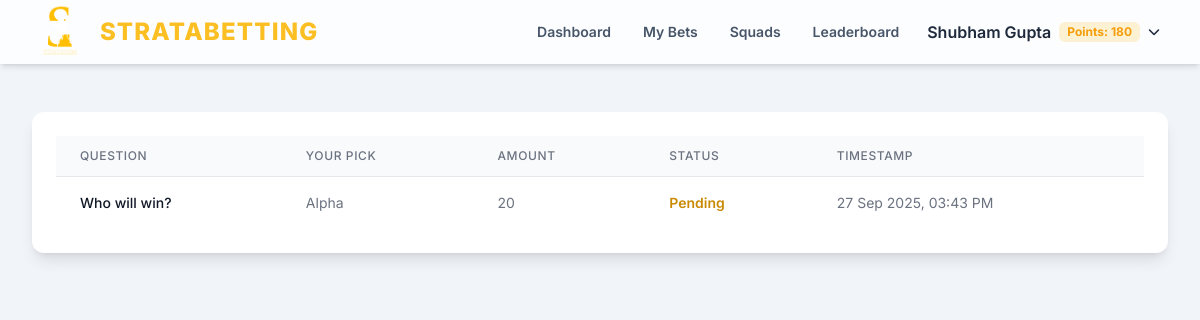
Page /my_bets (signed in) on the earlier database version.
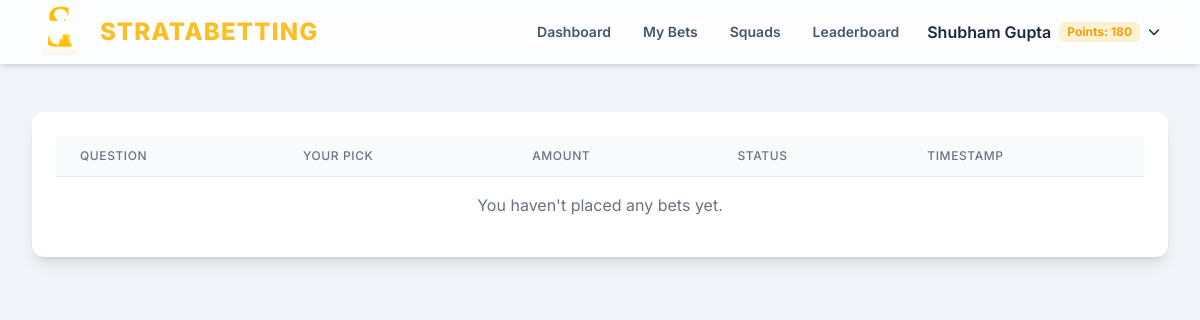
Same page on the later database version.
### app.py (models this page shows)
class Bet(db.Model):
    id = db.Column(db.Integer, primary_key=True)
    user_roll_number = db.Column(db.String(20), db.ForeignKey('user.roll_number'), nullable=False)
    question_id = db.Column(db.Integer, db.ForeignKey('question.id'), nullable=False)
    option_id = db.Column(db.Integer, db.ForeignKey('option.id'), nullable=False)
    amount = db.Column(db.Integer, nullable=False)
    status = db.Column(db.String(20), nullable=False, default='Pending')
    timestamp = db.Column(db.DateTime, nullable=False, default=datetime.utcnow)
    option = db.relationship('Option', backref='bets')

class Question(db.Model):
    id = db.Column(db.Integer, primary_key=True)
    event_id = db.Column(db.Integer, db.ForeignKey('event.id'), nullable=False)
    text = db.Column(db.String(255), nullable=False)
    is_open = db.Column(db.Boolean, nullable=False, default=True)
    winning_option_id = db.Column(db.Integer, db.ForeignKey('option.id'), nullable=True)
    options = db.relationship('Option', foreign_keys='Option.question_id', backref='question', lazy=True, cascade="all, delete-orphan")
    winning_option = db.relationship('Option', foreign_keys=[winning_option_id])
    bets = db.relationship('Bet', backref='question', lazy=True, cascade="all, delete-orphan")

class Option(db.Model):
    id = db.Column(db.Integer, primary_key=True)
    question_id = db.Column(db.Integer, db.ForeignKey('question.id'), nullable=False)
    text = db.Column(db.String(100), nullable=False)
    odds = db.Column(db.Float, nullable=False, default=1.8)

### app.py (the view)
@app.route('/my_bets')
def my_bets():
    user = get_current_user()
    if not user:
        return redirect(url_for('login'))
    bets = Bet.query.filter_by(user_roll_number=user.roll_number).order_by(Bet.timestamp.desc()).all()
    return render_template('my_bets.html', user=user, bets=bets)

### app.py (called while the page is built)
def get_current_user():
    if 'roll_number' in session:
        return User.query.get(session['roll_number'])
    return None

### templates/my_bets.html (shortened to what this page needs)
{% extends "base.html" %}
{% block content %}
<div class="bg-white p-6 rounded-xl shadow-lg">
    <div class="overflow-x-auto">
        <table class="min-w-full divide-y divide-gray-200">
            <thead class="bg-gray-50">
                <tr>
                    <th scope="col"
                        class="px-6 py-3 text-left text-xs font-medium text-gray-500 uppercase tracking-wider">Question
                    </th>
                    <th scope="col"
                        class="px-6 py-3 text-left text-xs font-medium text-gray-500 uppercase tracking-wider">Your Pick
                    </th>
                    <th scope="col"
                        class="px-6 py-3 text-left text-xs font-medium text-gray-500 uppercase tracking-wider">Amount
                    </th>
                    <th scope="col"
                        class="px-6 py-3 text-left text-xs font-medium text-gray-500 uppercase tracking-wider">Status
                    </th>
                    <th scope="col"
                        class="px-6 py-3 text-left text-xs font-medium text-gray-500 uppercase tracking-wider">Timestamp
                    </th>
                </tr>
            </thead>
            <tbody class="bg-white divide-y divide-gray-200">
                {% for bet in bets %}
                <tr>
                    <td class="px-6 py-4 whitespace-normal text-sm font-medium text-gray-900">{{ bet.question.text }}
                    </td>
                    <td class="px-6 py-4 whitespace-nowrap text-sm text-gray-500">{{ bet.option.text }}</td>
                    <td class="px-6 py-4 whitespace-nowrap text-sm text-gray-500">{{ bet.amount }}</td>
                    <td
                        class="px-6 py-4 whitespace-nowrap text-sm font-semibold
                        {% if bet.status == 'Won' %}text-green-600{% elif bet.status == 'Lost' %}text-red-600{% else %}text-yellow-600{% endif %}">
                        {{ bet.status }}
                    </td>
                    <td class="px-6 py-4 whitespace-nowrap text-sm text-gray-500">{{ bet.timestamp.strftime('%d %b %Y,
                        %I:%M %p') }}</td>
                </tr>
                {% else %}
                <tr>
                    <td colspan="5" class="px-6 py-4 text-center text-gray-500">You haven't placed any bets yet.</td>
                </tr>
                {% endfor %}
            </tbody>
        </table>
    </div>
</div>
{% endblock %}

Differences in the rows shown:
removed Bet: question.text "Who will win?", option.text "Alpha", amount "20", status "Pending", timestamp "27 Sep 2025, 03:43 PM"
Other differences:
text now shown: "You haven't placed any bets yet."
